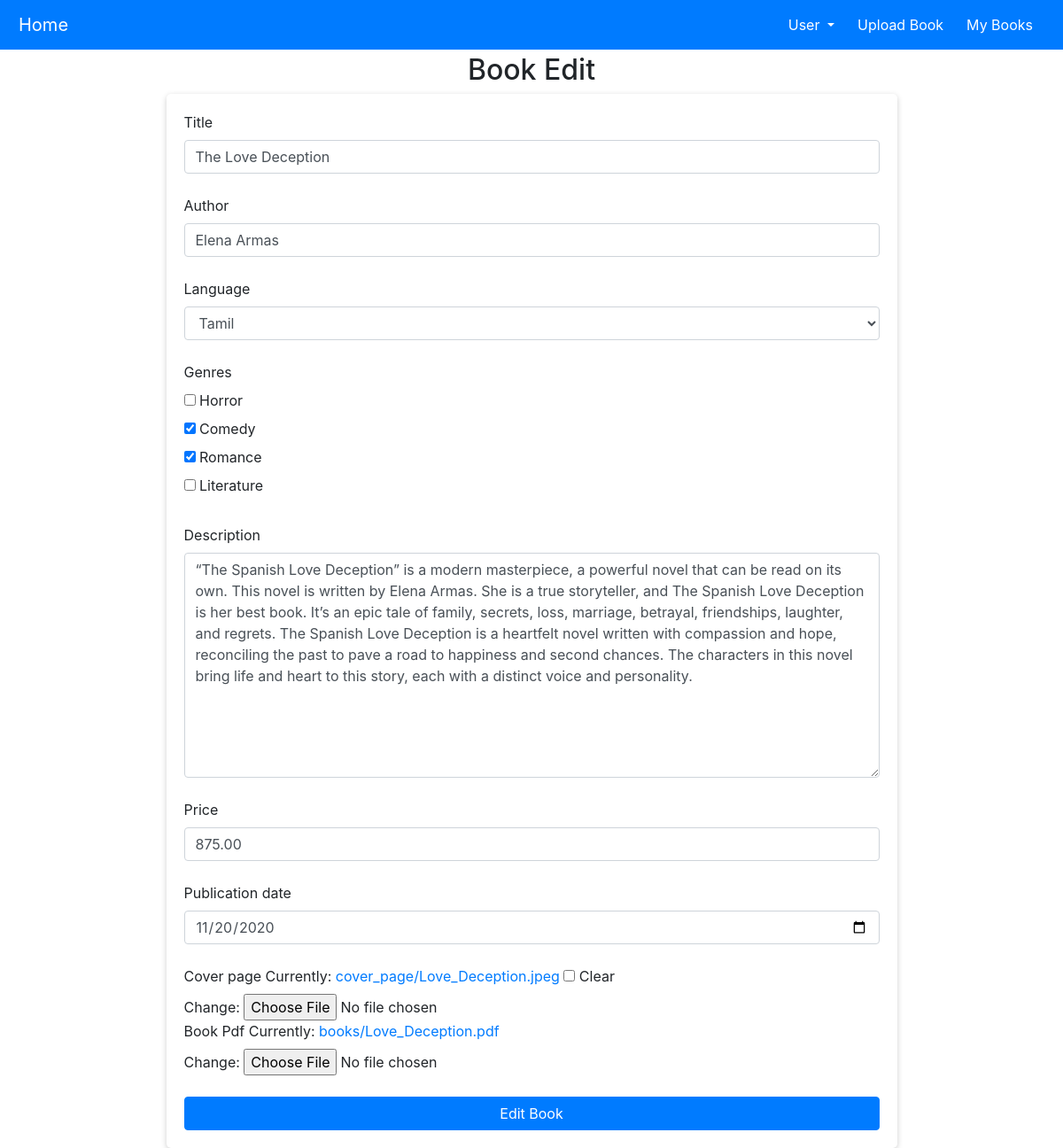
Page /edit_book/the-love-deception (signed in) on the committed database.
### books/models.py (models this page shows, shortened)
class Book(models.Model):
    title = models.CharField(max_length=255)
    author = models.CharField(max_length=255)
    genres = models.ManyToManyField(Genre)
    language = models.ForeignKey(Language, on_delete=models.SET_NULL, null=True)
    publication_date = models.DateField()
    slug = models.SlugField(unique=True, max_length=255, null=True, blank=True)
    cover_page = models.ImageField(upload_to='cover_page', null=True, blank=True)
    pdf = models.FileField(upload_to='books')
    price = models.DecimalField(max_digits=6, decimal_places=2)
    description = models.TextField()
    uploaded_by = models.ForeignKey(User, on_delete=models.CASCADE)
    created_at = models.DateTimeField(auto_now_add=True)
    updated_at=models.DateTimeField(auto_now=True)

### books/views.py (the view)
# urls.py: path('edit_book/<str:slug>', views.edit_book, name="edit_book"),
@login_required(login_url='login')
def edit_book(request,slug):
    book = get_object_or_404(Book, slug=slug, uploaded_by=request.user)
    if request.method == 'POST':
        form = BookForm(request.POST, request.FILES, instance=book)
        if form.is_valid():
            form.save()
            return redirect('book_detail', slug)
    else:
        form = BookForm(instance=book)
    form.fields['cover_page'].widget.attrs['value'] = book.cover_page.url if book.cover_page else ''
    form.fields['pdf'].widget.attrs['value'] = book.pdf.url if book.pdf else ''
    return render(request, 'form_template.html', {'form': form,"register":"Book Edit","button_text":"Edit Book"})

### books/forms.py
class BookForm(forms.ModelForm):
    title = forms.CharField(
        max_length=255,
        widget=forms.TextInput(attrs={'class': 'form-control'})
    )
    author = forms.CharField(
        max_length=255,
        widget=forms.TextInput(attrs={'class': 'form-control'})
    )
    genres = forms.ModelMultipleChoiceField(
        queryset=Genre.objects.all(),
        widget=forms.CheckboxSelectMultiple()
    )
    description = forms.CharField(
        widget=forms.Textarea(attrs={'class': 'form-control'})
    )
    price = forms.CharField(widget=forms.TextInput(attrs={"class":"form-control", "type":"number"}))
    publication_date = forms.DateField(widget=forms.DateInput(attrs={"class":"form-control", "type":"date"}))
    pdf = forms.FileField(
        label="Book Pdf",
        validators=[FileExtensionValidator(allowed_extensions=['pdf'])]
    )
    class Meta:
        model = Book
        fields = ('title', 'author', 'language', 'genres', 'description', 'price', 'publication_date', 'cover_page', 'pdf')
        widgets = {
            "language": forms.Select(attrs={"class":"form-control"}),
        }

### books/models.py (called while the page is built)
    def __str__(self):
        return self.name

    def __str__(self):
        return self.name

### templates/form_template.html (shortened to what this page needs)
{% extends 'base.html' %}
{% block content %}
  <div class="container">
    <div class="row justify-content-center align-items-center vh-100">
      <div class="col-md-9">
        <h2 class="text-center">{{register}}</h2>
        <form method="post" class="login-form" enctype="multipart/form-data">
    {% for field in form %}
        <label for="{{ field.id_for_label }}">{{ field.label }}</label>
        {{ field }}
        <br>
    {% endfor %}
        <br>
        <button type="submit" class="btn btn-primary btn-block">{{button_text}}</button>
  </form>
</div>
</div>
</div>
{% endblock %}

### static/css/style.css (style rules this page uses)
.row:after { content: ""; display: table; clear: both; }
body { font-family: Arial, sans-serif; background-size: cover; background-position: center center; background-repeat: no-repeat; background-attachment: fixed; }
.container { justify-content: center; width:100%; height: auto; padding: 20px; margin-top: 40px; }
.login-form { background-color: #fff; border-radius: 5px; padding: 20px; box-shadow: 0 2px 6px rgba(0, 0, 0, 0.2); }

### rows in the picture
Book: form "The Love Deception" "Elena Armas" "Tamil" "“The Spanish Love Deception” is a modern masterpiece, a powerful novel that can be read on its own. This novel is written by Elena Armas. She is a true storyteller, and The Spanish Love Deception is her best book. It’s an epic tale of family, secrets, loss, marriage, betrayal, friendships, laughter, and regrets. The Spanish Love Deception is a heartfelt novel written with compassion and hope, reconciling the past to pave a road to happiness and second chances. The characters in this novel bring life and heart to this story, each with a distinct voice and personality." "875.00" "11/20/2020"

### other values in the picture
{{ register }} "Book Edit"
{{ field.label }} "Title" "Author" "Language" "Genres" "Description" "Price" "Publication date" "Cover page" "Book Pdf"
{{ button_text }} "Edit Book"
